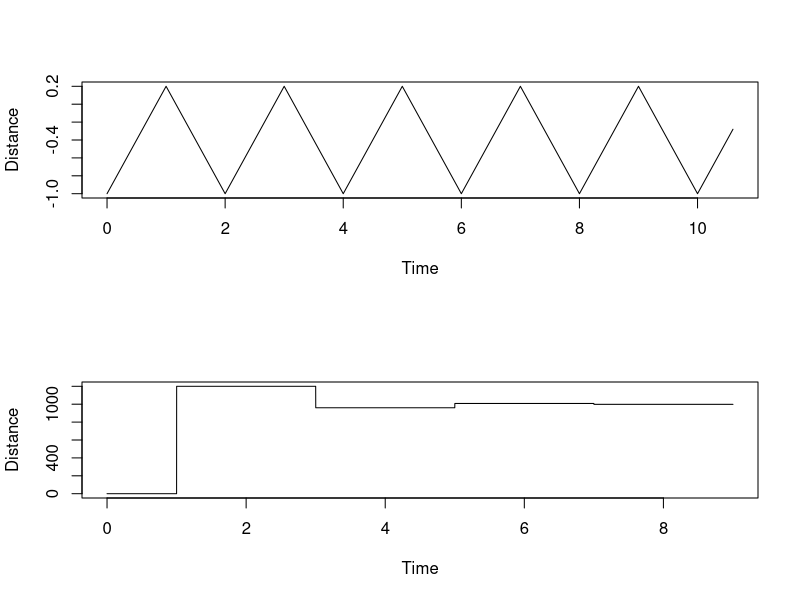

Write the R code that produced this figure.
# page no: 366

v = 1000 ;
zs = 0 ;
zc = 40 ;
zr = 60 ;
Rs = (zs - zc)/(zs + zc) ;
Rr = (zr - zc)/(zr + zc) ;
T = seq(0,10.6, by=0.001) ;
x = vector(length = length(T))
for (i in 1:length(T)){
  if(T[i]<=1){
    x[i] = (1.2)*T[i] - 1 ;
  }else if(T[i]>=1 & T[i]<=2){
    x[i] = (-1.2)*T[i] + 1.4 ;
  }else if(T[i]>=2 & T[i]<=3){
    x[i] = (1.2)*T[i]- 3.4 ;
  }else if(T[i]>=3 & T[i]<=4){
    x[i] = (-1.2)*T[i] + 3.8 ;
  }else if(T[i]>=4 & T[i]<=5){
    x[i] = (1.2)*T[i]- 5.8 ;
  }else if(T[i]>=5 & T[i]<=6){
    x[i] = (-1.2)*T[i] + 6.2 ;    
  }else if(T[i]>=6 & T[i]<=7){
    x[i] = (1.2)*T[i]- 8.2 ;
  }else if(T[i]>=7 & T[i]<=8){
    x[i] = (-1.2)*T[i] + 8.6 ;
  }else if(T[i]>=8 & T[i]<=9){
    x[i] = (1.2)*T[i]- 10.6 ;
  }else if(T[i]>=9 & T[i]<=10){
    x[i] = (-1.2)*T[i] + 11 ;
  }else if(T[i]>=10 & T[i]<=10.6){
    x[i] = (1.2)*T[i] - 13 ;
  }
}

par(mfrow=c(2,1))
plot(T,x, type='l', xlab = 'Time', ylab = 'Distance') ;
q1 = v ;
q2 = Rr * v ;
q3 = Rs * Rr * v ;
q4 = Rs * Rr^2 * v ;
q5 = Rs^2 * Rr^2 * v ;
q6 = Rs^2 * Rr^3 * v ;
q7 = Rs^3 * Rr^3 * v ;
q8 = Rs^3 * Rr^4 * v ;
q9 = Rs^4 * Rr^4 * v ;
q10 = Rs^4 * Rr^5 * v ;
q11 = Rs^5 * Rr^5 * v ;
V_1 = v - q1 ;
V_2 = v - q3 ;
V_3 = v - q5 ;
V_4 = v - q7 ;
V_5 = v - q9 ;
t = seq(0,9,0.001) ;
y = vector(length = length(t))
for (i in 1:length(t)){
  if(t[i]>=0 & t[i]<=1){
    y[i] = V_1 ;
  }else if(t[i]>=1 & t[i]<=3){
    y[i] = V_2 ;
  }else if(t[i]>=3 & t[i]<=5){
    y[i]= V_3 ;
  }else if(t[i]>=5 & t[i]<=7){
    y[i]= V_4 ;
  }else if(t[i]>=7 & t[i]<=9){
    y[i]= V_5 ;
  }
}

plot(t,y, xlab = 'Time', type='l', ylab = 'Distance') ;
print(Rs) ;
print(Rr)
print(V_4) ;
